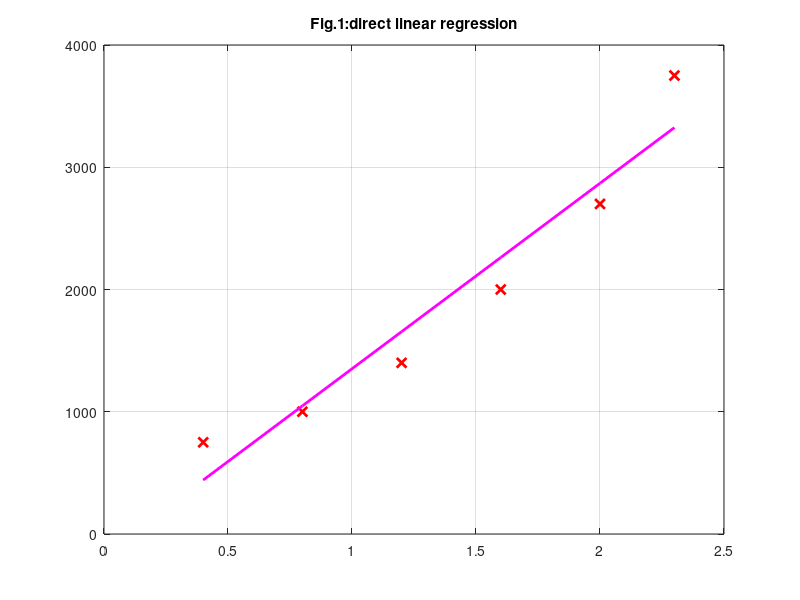
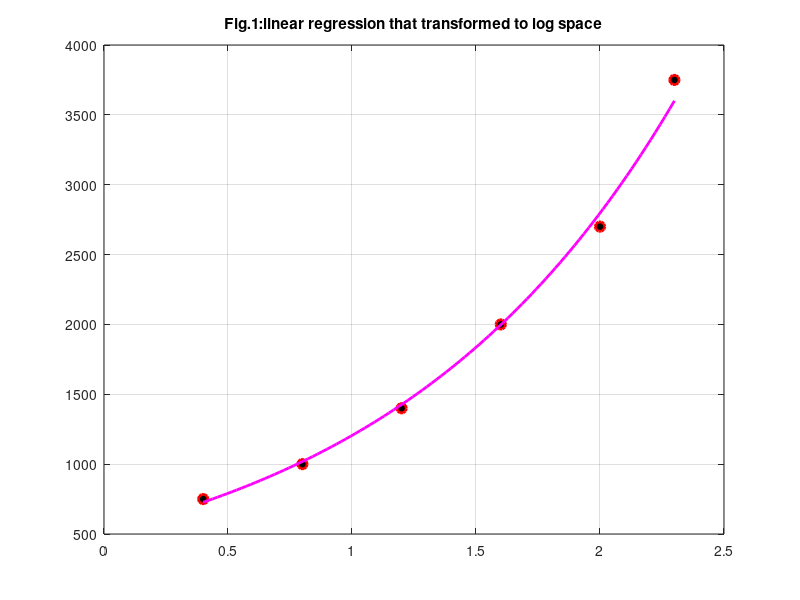

These charts were generated, in order, by the following MATLAB code:
close all,clear all,clc

x = [0.4 0.8 1.2 1.6 2.0 2.3];
y = [750 1000 1400 2000 2700 3750];
plot(x,y,'bx','LineWidth',2,'MarkerSize',7,'MarkerEdgeColor','r','MarkerFaceColor','k')
title('Fig.1:direct linear regression')


%direct linear regresion

p=polyfit(x,y,1);
reg_line=p(1)*x+p(2);
hold on
plot(x,reg_line,'m','LineWidth',2)
hold off
grid

x2=linspace(min(x),max(x),100);
%Map to log.
lny=log(y);
pp=polyfit(x,lny,1);
A=exp(pp(2));
B=pp(1);
reg_line_exp=A*exp(B*x2);
figure
plot(x,y,'bo','LineWidth',2,'MarkerSize',7,'MarkerEdgeColor','r','MarkerFaceColor','k')
hold on
grid
plot(x2,reg_line_exp,'m','LineWidth',2)
title('Fig.1:linear regression that transformed to log space')
hold off





